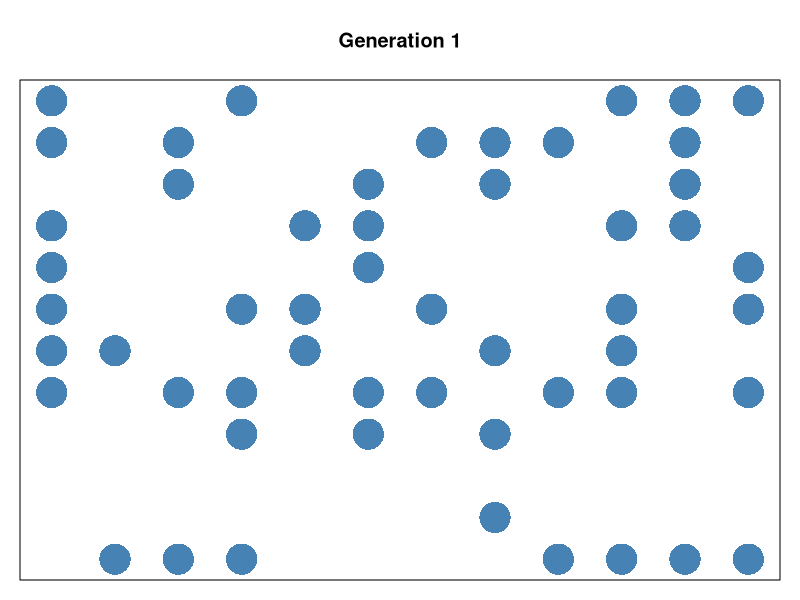
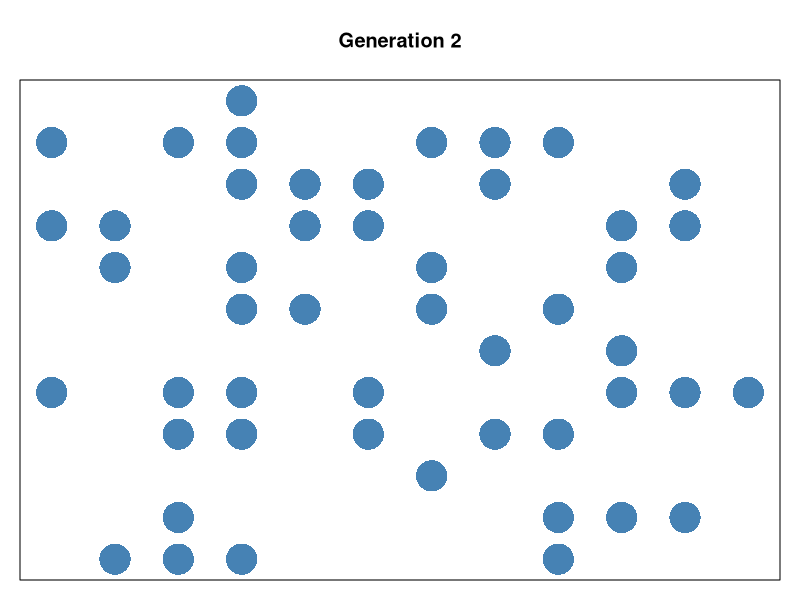
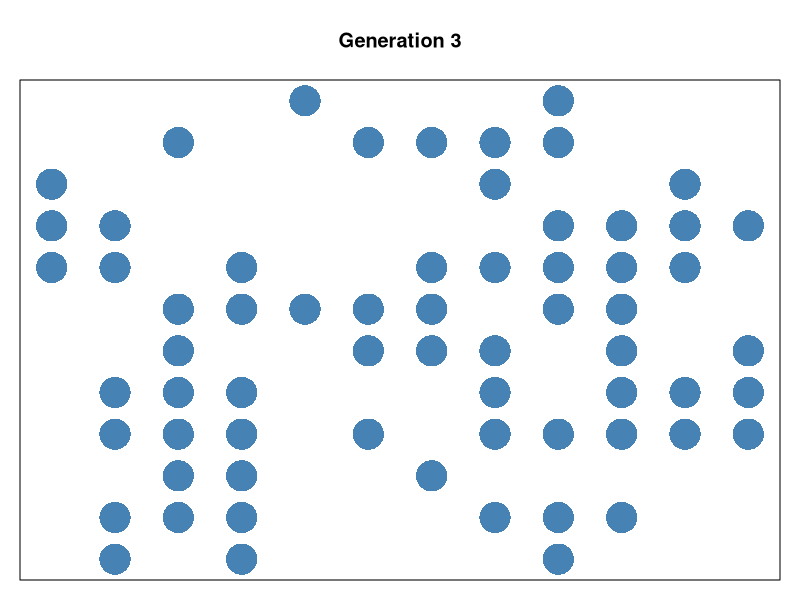
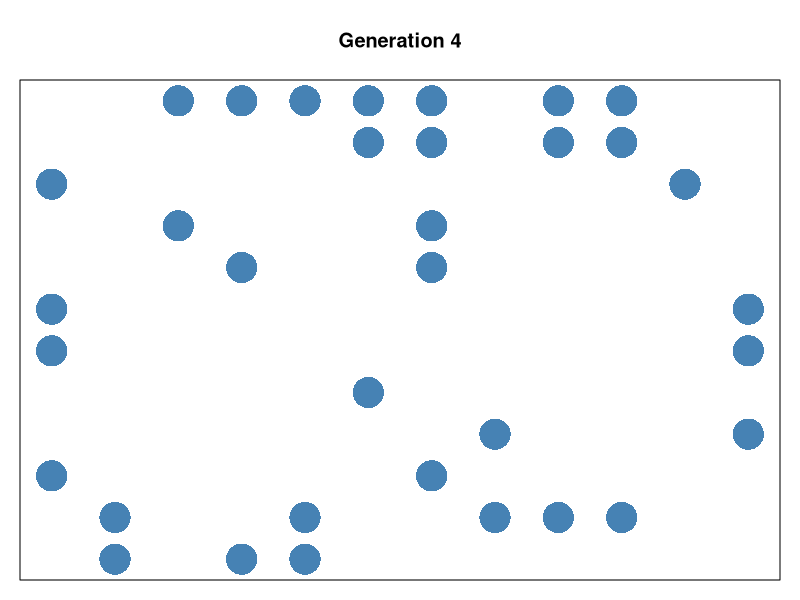
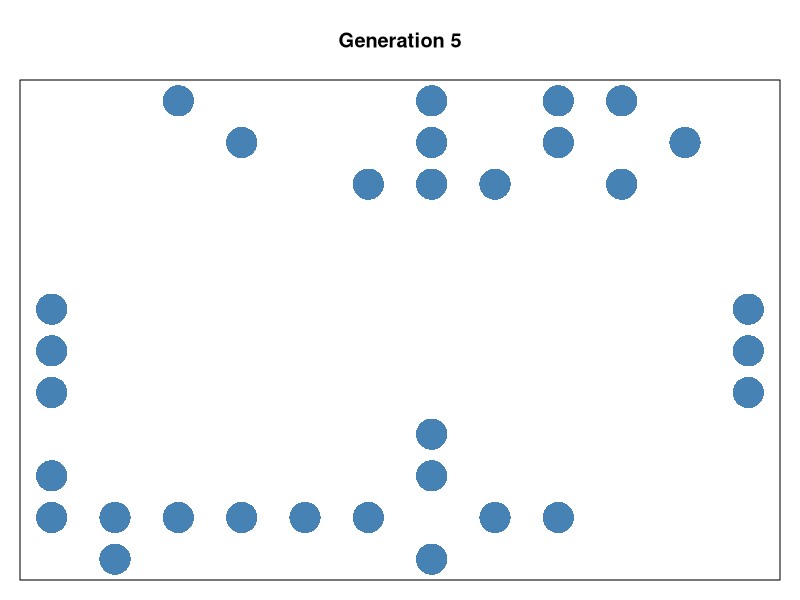
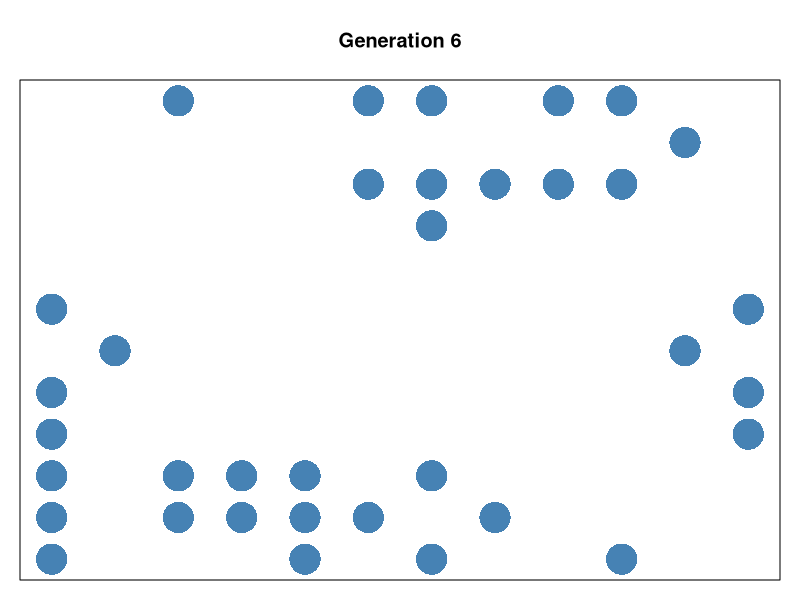
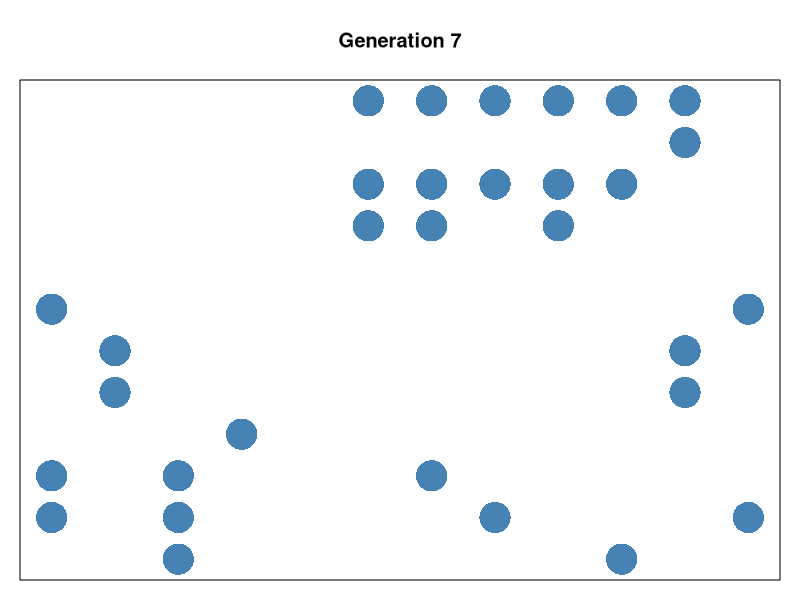
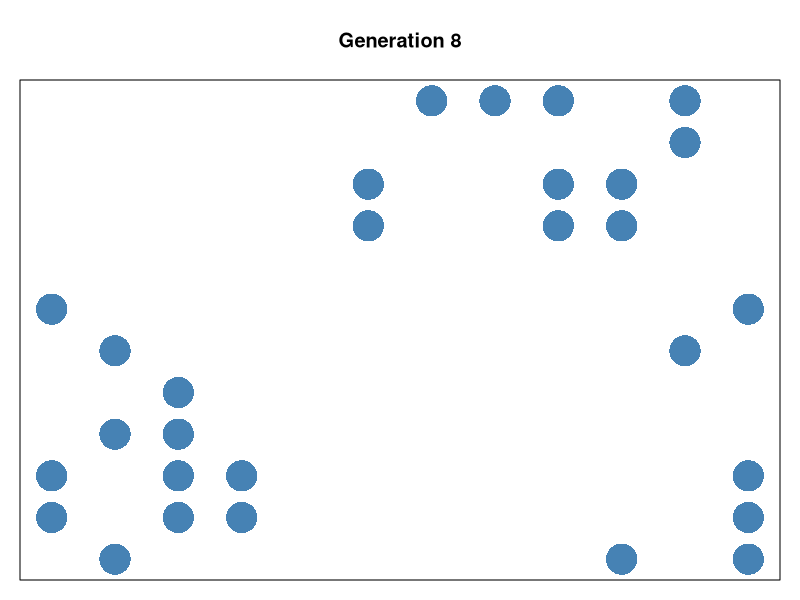

Recreate these plots in R, in order.
## ---- chunk 1
library(readr)
library(dplyr)
library(tibble)
library(reshape2)
## ---- chunk 2
life3<-function(grid.size=12,start=50,generations=50,slow=FALSE) {

require(reshape2) ###Check for and load the reshape2 package

par(mar=c(1, 1, 4, 1)) ###Set plot margins to small

#####Set up initial population

  init<-sample(c(rep.int(1,times=start),rep.int(0,times=(grid.size^2)-start)),size=grid.size^2,replace=FALSE)

  sim.grid<-matrix(data=init,nrow=grid.size)

#####Function to count neighbours

    neighbours<-function(R,C) {
      Rs<-c(R-1,R,R+1)
      Cs<-c(C-1,C,C+1)

      Rs<-ifelse(Rs==0,grid.size,Rs)    #what to do if it's on an edge
      Rs<-ifelse(Rs==grid.size+1,1,Rs)
      Cs<-ifelse(Cs==0,grid.size,Cs)
      Cs<-ifelse(Cs==grid.size+1,1,Cs)

    count<-ifelse(sim.grid[R,C]==1,sum(sim.grid[Rs,Cs])-1,sum(sim.grid[Rs,Cs]))  #count the neighbours. -1 for the one in the middle

  count
  }

######Loop each generation

  for (i in 1:generations) {

      sim.grid.last<-sim.grid

######Calculate new matrix with number of neighbours

  neighbours.mat<-matrix(data=NA,nrow=grid.size,ncol=grid.size)

  for (p in 1:grid.size){
    for (q in 1:grid.size){
      neighbours.mat[p,q]<-neighbours(R=p,C=q)
    }
  }


#####Generate sim.grid for next generation

sim.grid[sim.grid==0 & neighbours.mat==3]<-1
sim.grid[sim.grid==1 & neighbours.mat<2]<-0
sim.grid[sim.grid==1 & neighbours.mat>3]<-0

#####Plot distribution of live cells

plot.mat<-melt(sim.grid)   ## convert matrix into long data frame

plot(plot.mat$Var1[plot.mat$value==1],plot.mat$Var2[plot.mat$value==1],cex=50*1/grid.size,col="steelblue",pch=16,xlim=c(0.5,grid.size+0.5),ylim=c(0.5,grid.size+0.5),xaxs="i",yaxs="i",xaxt="n",yaxt="n",xlab="",ylab="",main=paste("Generation",i))

##Introduce a 0.2 second pause for each iteration if slow=TRUE
if (slow==TRUE) Sys.sleep(0.2)


##If all dead break and show message  
if(sum(sim.grid)==0) {
    text(x=grid.size/2,y=grid.size/2,"When you play the game of life,\n you win or you die.\n There is no middle ground",cex=1.5)
      
  break
}

######If steady state break and show message
if(sum(abs(sim.grid-sim.grid.last))==0) {
    text(x=grid.size/2,y=grid.size/2, "Unlike the universe,\n The Game of Life\n has reached a steady state",cex=1.5)
      
    break
}

}
par(mar=c(5, 4, 4, 2) + 0.1)  ##Reset margins
}

life3()
## ---- chunk 3
life4<-function(grid.size=12,start=50,generations=50,slow=FALSE) {

require(reshape2) ###Check for and load the reshape2 package

par(mar=c(1, 1, 4, 1)) ###Set plot margins to small

#####Set up initial population

  init<-sample(c(rep.int(1,times=start),rep.int(0,times=(grid.size^2)-start)),size=grid.size^2,replace=FALSE)

  sim.grid<-matrix(data=init,nrow=grid.size)

######Loop each generation

  for (i in 1:generations) {

      sim.grid.last<-sim.grid

###Make a stack of new matrices shifted by one in each direction

allW <- cbind(sim.grid[,-1],sim.grid[,1])
allN <- rbind(sim.grid[-1,],sim.grid[1,])
allE <- cbind(sim.grid[,grid.size],sim.grid[,-grid.size])
allS <- rbind(sim.grid[grid.size,],sim.grid[-grid.size,])
allNW<-rbind(allW[-1,],allW[1,])
allNE<-rbind(allE[-1,],allE[1,])
allSW<-rbind(allW[grid.size,],allW[-grid.size,])
allSE<-rbind(allE[grid.size,],allE[-grid.size,])

###Get the number of neighbours by summing the new matrices
neighbours.mat <- allW + allNW + allN + allNE + allE + allSE + allS + allSW


#####Generate sim.grid for next generation

sim.grid[sim.grid==0 & neighbours.mat==3]<-1
sim.grid[sim.grid==1 & neighbours.mat<2]<-0
sim.grid[sim.grid==1 & neighbours.mat>3]<-0

#####Plot distribution of live cells

plot.mat<-melt(sim.grid)   ## convert matrix into long data frame

plot(plot.mat$Var1[plot.mat$value==1],plot.mat$Var2[plot.mat$value==1],cex=50*1/grid.size,col="steelblue",pch=16,xlim=c(0.5,grid.size+0.5),ylim=c(0.5,grid.size+0.5),xaxs="i",yaxs="i",xaxt="n",yaxt="n",xlab="",ylab="",main=paste("Generation",i))

##Introduce a 0.2 second pause for each iteration if slow=TRUE
if (slow==TRUE) Sys.sleep(0.2)


##If all dead break and show message  
if(sum(sim.grid)==0) {
    text(x=grid.size/2,y=grid.size/2, 
      "When you play the game of life,\n you win or you die.\n There is no middle ground",cex=1.5)
  break
}

######If steady state break and show message
if(sum(abs(sim.grid-sim.grid.last))==0) {
    text(x=grid.size/2,y=grid.size/2, 
      "Unlike the universe,\n The Game of Life\n has reached a steady state",cex=1.5)
    break
}

}
par(mar=c(5, 4, 4, 2) + 0.1)  ##Reset margins
}

life4()
## ---- chunk 4
system.time(life3())
system.time(life4())
## ---- chunk 5
debug(plot)
undebug(plot)
## ---- chunk 6

## ---- chunk 7

## ---- chunk 8
 
## ---- chunk 9
life5<-function(grid.size=15,start=100,generations=100,slow=FALSE) {
  
  require(reshape2) ###Check for and load the reshape2 package

  par(mar=c(1, 1, 4, 1)) ###Set plot margins to small
  
  #####Set up initial population
  
  init<-sample(c(rep.int(1,times=start),rep.int(0,times=(grid.size^2)-start)),size=grid.size^2,replace=FALSE)
  
  sim.grid<-matrix(data=init,nrow=grid.size)
  
  ######Loop each generation
  
  for (i in 1:generations) {
    
    sim.grid.last<-sim.grid
    
    ###Make a stack of new matrices shifted by one in each direction
    
    allW <- cbind(sim.grid[,-1],sim.grid[,1])
    allN <- rbind(sim.grid[-1,],sim.grid[1,])
    allE <- cbind(sim.grid[,grid.size],sim.grid[,-grid.size])
    allS <- rbind(sim.grid[grid.size,],sim.grid[-grid.size,])
    allNW<-rbind(allW[-1,],allW[1,])
    allNE<-rbind(allE[-1,],allE[1,])
    allSW<-rbind(allW[grid.size,],allW[-grid.size,])
    allSE<-rbind(allE[grid.size,],allE[-grid.size,])
    
    ###Get the number of neighbours by summing the new matrices
    neighbours.mat <- allW + allNW + allN + allNE + allE + allSE + allS + allSW
    
    
    #####Generate sim.grid for next generation
    
    sim.grid[sim.grid==0 & neighbours.mat==3]<-1
    sim.grid[sim.grid==1 & neighbours.mat<2]<-0
    sim.grid[sim.grid==1 & neighbours.mat>3]<-0
    
    #####Plot distribution of live cells
    
    plot.mat<-melt(sim.grid)   ## convert matrix into long data frame
    
    plot(plot.mat$Var1[plot.mat$value==1],plot.mat$Var2[plot.mat$value==1],cex=50*1/grid.size,col="steelblue",pch=20,xlim=c(0.5,grid.size+0.5),ylim=c(0.5,grid.size+0.5),xaxs="i",yaxs="i",xaxt="n",yaxt="n",xlab="",ylab="",main=paste("Generation",i))
    
    ##Introduce a 0.2 second pause for each iteration if slow=TRUE
    if (slow==TRUE) Sys.sleep(0.2)
    
    
    ##If all dead break and show message  
    if(sum(sim.grid)==0) {
      text(x=grid.size/2,y=grid.size/2, 
           "When you play the game of life,\n you win or you die.\n There is no middle ground",cex=1.5)
      break
    }
    
    ######If steady state break and show message
    if(sum(abs(sim.grid-sim.grid.last))==0) {
      text(x=grid.size/2,y=grid.size/2, 
           "Unlike the universe,\n The Game of Life\n has reached a steady state",cex=1.5)
      break
    }
    
  }
  par(mar=c(5, 4, 4, 2) + 0.1)  ##Reset margins
}

life5()
## ---- chunk 10

